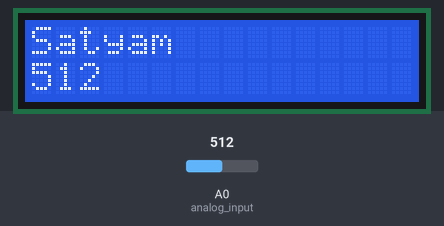
The sketch below on a simulated Arduino Uno, built with avr-gcc and run on an emulated ATmega328P. On the bench: 16×2 character LCD. The inputs (shaded band) are chosen by the test bench; at power-on: A0 (analog_input) = 512.

Above: at 1.2 s.
1.3 s: A0 (analog_input) set to 716
At 2.8 s:
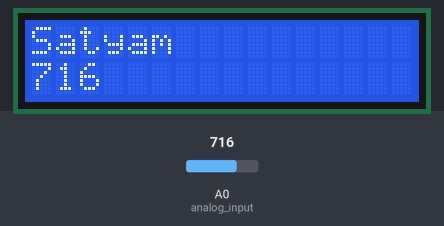
5.4 s: A0 (analog_input) set to 900
At 6.7 s:
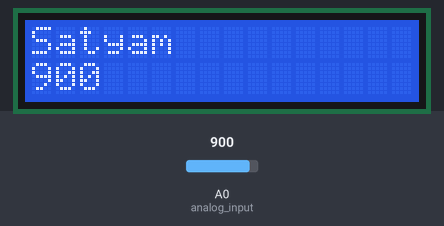
8.5 s: A0 (analog_input) set to 1023
At 9.4 s:
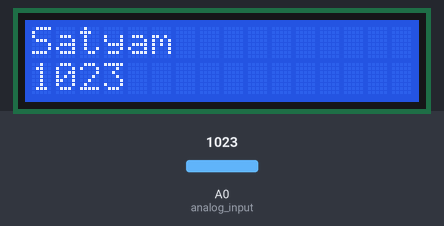
Timing chart, 0 to 11.5 s (numbered marks = the images above; inputs shaded):
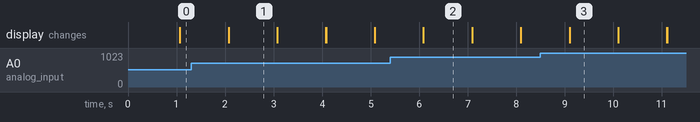

The sketch:

test_LCD.ino
```cpp
#include <LiquidCrystal.h>
LiquidCrystal lcd(8, 9, 4, 5, 6, 7);
int analog_input = 0;
void setup() {
  // put your setup code here, to run once:
    lcd.begin(16, 2);
    lcd.setCursor(0,0);
    lcd.print("Satu vs Mrinalini");
    pinMode(analog_input, INPUT);
}

void loop() {
  lcd.setCursor(0,0);
  lcd.print("Satyam");
  int value = analogRead(analog_input);
  lcd.setCursor(0,1);
  lcd.print(value);
  delay(1000);
  lcd.clear();
}
```

Measured:
- after the input at 1.3 s, the display: first differs from a run without the input after 0.77 s (image 1)
- after the input at 5.4 s, the display: first differs from a run without the input after 0.69 s (image 2)
- after the input at 8.5 s, the display: first differs from a run without the input after 0.60 s (image 3)
- what the display in image 1 shows lasts 1.0 s, from 2.1 s to 3.1 s
